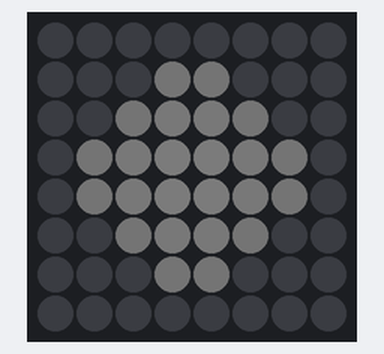
Simulated run of this sketch. Board: Arduino Uno, built with avr-gcc and run on an emulated ATmega328P. Parts: 8×8 RGB LED matrix (first LED top left, wired row by row). Dim RGB values are drawn brighter than linear; random numbers use the default seed unless the sketch sets one.

Above: at 0.23 s.
At 0.98 s:
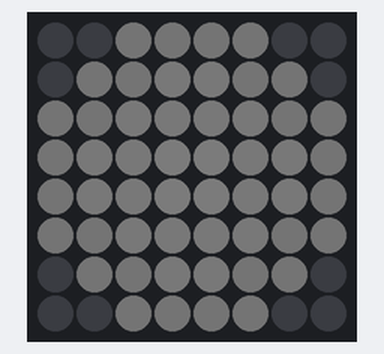
At 2.63 s:
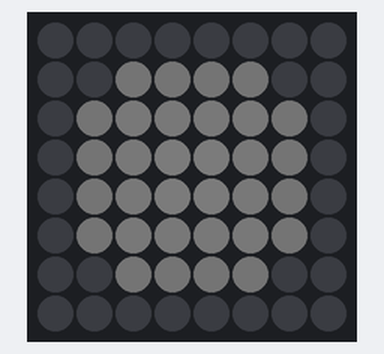
At 3.58 s:
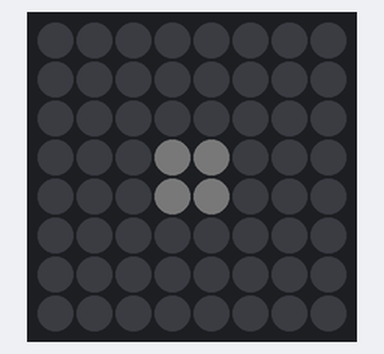
At 4.0 s:
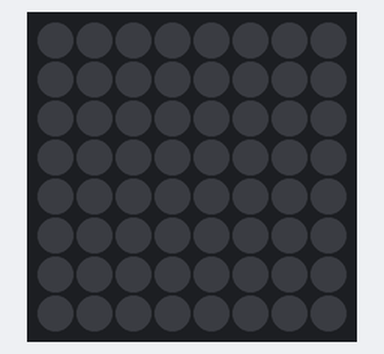
At 6.12 s:
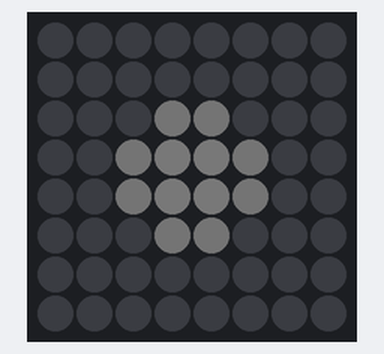

The sketch:

matrixtest_04.ino
```cpp
// Adafruit_NeoMatrix example for single NeoPixel Shield.
// Scrolls 'Howdy' across the matrix in a portrait (vertical) orientation.

#include <Adafruit_GFX.h>
#include <Adafruit_NeoMatrix.h>
#include <Adafruit_NeoPixel.h>
#ifndef PSTR
 #define PSTR // Make Arduino Due happy
#endif

#define PIN 6

void LightArea(int[],int, bool);

Adafruit_NeoMatrix matrix = Adafruit_NeoMatrix(8, 8, PIN,
  NEO_MATRIX_TOP     + NEO_MATRIX_RIGHT +
  NEO_MATRIX_COLUMNS + NEO_MATRIX_PROGRESSIVE,
  NEO_GRB            + NEO_KHZ800);

const uint16_t colors[] = {
  matrix.Color(255, 0, 0), matrix.Color(0, 255, 0), matrix.Color(0, 0, 255) };

// hardcoded things for now.
const int center[] = {27,28,35,36};
int centerSize = 4;
const int r1[] = {18,19,20,21,29,37,45,44,43,42,34,26};
int r1Size = 12;

void setup() {
  Serial.begin(9600);
  matrix.begin();
  matrix.setTextWrap(false);
  matrix.setBrightness(3);
  matrix.setTextColor(colors[0]);
}

void loop() {
//  LightArea(center, centerSize, true);
  LightAreaCircle();
  //delay(1);
}


void LightAreaCircle(){
  float radius = sin(millis()/1000.0) * 3 + 3;
   for(int i=0; i < 8; i++){
     for(int j=0; j < 8; j++){
        int pos = i * 8 + j;
        float iif = (float)i;
        float jf = (float)j;

        float dist = sqrt( ( iif-3.5)*( iif-3.5) + (jf-3.5)*(jf-3.5));
        if (dist < radius){
          float brigt = 255 - (dist / radius) * 255;
          matrix.setPixelColor(pos, brigt,brigt,brigt);
        } else {
           matrix.setPixelColor(pos, 0,0,0);
        }
     }
   }
  matrix.show();
}

void LightAreaRandom(){
  for(int i=0; i < 64; i++){
      matrix.setPixelColor(i, random(255), random(255), random(255));
      matrix.show();
      delay(10);
   }

}


void LightArea(const int Area[],int sizeArr, bool isOn){
   for(int i=0; i < sizeArr; i++){
    int c = Area[i];
//    Serial.println("cell number:");
//    Serial.println(c);
    if(isOn){
      matrix.setPixelColor(c, 255, 255, 255);
    } else {
      matrix.setPixelColor(c, 0, 0, 0);
    }

  }
  matrix.show();
}
```

Measured:
- by itself, everything shown: repeats every 6.3 s, in 25 steps
- what the display in image 4 shows lasts 1.6 s, from 3.9 s to 5.5 s
